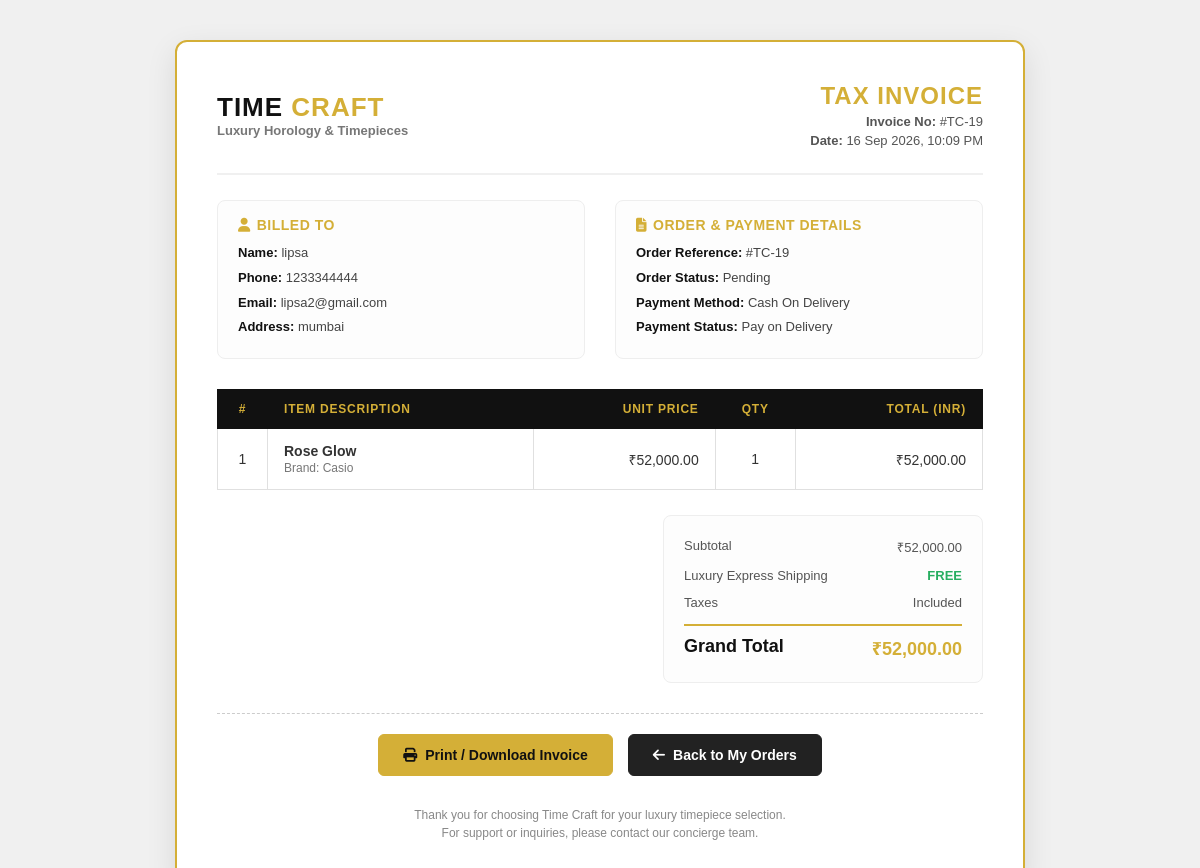
Page /invoice.php?id=19 (signed in) on the committed database.
### tables this page shows
CREATE TABLE `order` (
  `id` int(10) NOT NULL,
  `customer_name` varchar(100) NOT NULL,
  `email` varchar(100) NOT NULL,
  `phone` varchar(20) NOT NULL,
  `address` text NOT NULL,
  `product_name` varchar(200) NOT NULL,
  `product_price` decimal(10,0) NOT NULL,
  `quantity` int(11) NOT NULL,
  `total_price` decimal(10,0) NOT NULL,
  `payment_method` varchar(50) NOT NULL,
  `order_status` varchar(50) NOT NULL,
  `order_date` timestamp NOT NULL DEFAULT CURRENT_TIMESTAMP ON UPDATE CURRENT_TIMESTAMP,
  `admin_deleted` tinyint(1) NOT NULL DEFAULT '0'
);

CREATE TABLE `product` (
  `id` int(11) NOT NULL,
  `product_name` varchar(100) NOT NULL,
  `brand` varchar(50) NOT NULL,
  `price` decimal(12,2) NOT NULL,
  `image` varchar(255) NOT NULL,
  `collection` varchar(255) NOT NULL,
  `stock` int(11) NOT NULL
);

### invoice.php (the view, shortened to what this page needs)
<?php
include("conn.php");
$order_id = intval($_GET['id']);
$query = mysqli_query($conn, "
    SELECT
        o.*,
        p.brand AS product_brand,
        p.image AS product_image
    FROM `order` AS o
    LEFT JOIN product AS p
        ON TRIM(LOWER(p.product_name)) = TRIM(LOWER(o.product_name))
    WHERE o.id = '$order_id'
    LIMIT 1
");
$order = mysqli_fetch_assoc($query);
$formatted_order_date = !empty($order['order_date']) ? date("d M Y, h:i A", strtotime($order['order_date'])) : 'N/A';
?>
<!DOCTYPE html>
<html lang="en">
<head>
    <link rel="stylesheet" href="https://cdnjs.cloudflare.com/ajax/libs/font-awesome/6.7.2/css/all.min.css">
</head>
<body>
<div class="invoice-card">
    <div class="invoice-header">
        <div class="brand-info">
            <div class="brand-title">
                <h1>TIME <span>CRAFT</span></h1>
                <p>Luxury Horology & Timepieces</p>
            </div>
        </div>
        <div class="invoice-title-block">
            <h2>Tax Invoice</h2>
            <p><strong>Invoice No:</strong> #TC-<?php echo htmlspecialchars($order['id']); ?></p>
            <p><strong>Date:</strong> <?php echo htmlspecialchars($formatted_order_date); ?></p>
        </div>
    </div>
    <div class="meta-grid">
        <div class="meta-box">
            <h3><i class="fa-solid fa-user"></i> Billed To</h3>
            <p><strong>Name:</strong> <?php echo htmlspecialchars($order['customer_name'] ?? 'Customer'); ?></p>
            <p><strong>Phone:</strong> <?php echo htmlspecialchars($order['phone'] ?? 'N/A'); ?></p>
            <p><strong>Email:</strong> <?php echo htmlspecialchars($order['email'] ?? 'N/A'); ?></p>
            <p><strong>Address:</strong> <?php echo nl2br(htmlspecialchars($order['address'] ?? 'N/A')); ?></p>
        </div>
        <div class="meta-box">
            <h3><i class="fa-solid fa-file-lines"></i> Order & Payment Details</h3>
            <p><strong>Order Reference:</strong> #TC-<?php echo htmlspecialchars($order['id']); ?></p>
            <p><strong>Order Status:</strong> <?php echo htmlspecialchars($order['order_status'] ?? 'Pending'); ?></p>
            <p><strong>Payment Method:</strong> <?php echo htmlspecialchars($order['payment_method'] ?? 'Cash On Delivery'); ?></p>
            <p><strong>Payment Status:</strong> <?php echo strtolower($order['order_status'] ?? '') === 'delivered' ? 'Paid' : 'Pay on Delivery'; ?></p>
        </div>
    </div>
    <table class="invoice-table">
        <thead>
            <tr>
                <th style="width: 50px;" class="text-center">#</th>
                <th>Item Description</th>
                <th class="text-right">Unit Price</th>
                <th class="text-center" style="width: 80px;">Qty</th>
                <th class="text-right">Total (INR)</th>
            </tr>
        </thead>
        <tbody>
            <tr>
                <td class="text-center">1</td>
                <td>
                    <strong><?php echo htmlspecialchars($order['product_name']); ?></strong>
                    <?php if (!empty($order['product_brand'])) { ?>
                        <br><span style="font-size: 12px; color: #777;">Brand: <?php echo htmlspecialchars($order['product_brand']); ?></span>
                    <?php } ?>
                </td>
                <td class="text-right">&#8377;<?php echo number_format((float)($order['product_price'] ?? 0), 2); ?></td>
                <td class="text-center"><?php echo intval($order['quantity'] ?? 1); ?></td>
                <td class="text-right">&#8377;<?php echo number_format((float)($order['total_price'] ?? 0), 2); ?></td>
            </tr>
        </tbody>
    </table>
    <div class="total-section">
        <div class="total-box">
            <div class="total-line">
                <span>Subtotal</span>
                <span>&#8377;<?php echo number_format((float)($order['total_price'] ?? 0), 2); ?></span>
            </div>
            <div class="total-line">
                <span>Luxury Express Shipping</span>
                <span style="color: #27ae60; font-weight: bold;">FREE</span>
            </div>
            <div class="total-line">
                <span>Taxes</span>
                <span>Included</span>
            </div>
            <div class="total-line grand">
                <span>Grand Total</span>
                <span class="amt">&#8377;<?php echo number_format((float)($order['total_price'] ?? 0), 2); ?></span>
            </div>
        </div>
    </div>
    <div class="invoice-actions">
        <button onclick="window.print()" class="inv-btn inv-btn-print">
            <i class="fa-solid fa-print"></i> Print / Download Invoice
        </button>
        <a href="my_order.php" class="inv-btn inv-btn-back">
            <i class="fa-solid fa-arrow-left"></i> Back to My Orders
        </a>
    </div>
    <div class="invoice-footer">
        <p>Thank you for choosing Time Craft for your luxury timepiece selection.</p>
        <p>For support or inquiries, please contact our concierge team.</p>
    </div>
</div>
</body>
</html>

### invoice.php (style rules this page uses)
* { margin: 0; padding: 0; box-sizing: border-box; font-family: Arial, "Segoe UI", sans-serif; }
body { background: #f0f0f0; padding: 40px 15px; color: #222; }
.invoice-card { max-width: 850px; margin: auto; background: #ffffff; border: 2px solid #d4af37; border-radius: 12px; padding: 40px; box-shadow: 0 10px 30px rgba(0,0,0,0.1); }
.invoice-header { display: flex; justify-content: space-between; align-items: center; border-bottom: 2px solid #f0f0f0; padding-bottom: 25px; margin-bottom: 25px; }
.brand-info { display: flex; align-items: center; gap: 15px; }
.brand-title h1 { font-size: 26px; font-weight: 800; color: #111; letter-spacing: 1px; }
.brand-title h1 span { color: #d4af37; }
.brand-title p { font-size: 13px; color: #777; font-weight: 600; }
.invoice-title-block { text-align: right; }
.invoice-title-block h2 { font-size: 24px; font-weight: 800; color: #d4af37; text-transform: uppercase; letter-spacing: 1px; }
.invoice-title-block p { font-size: 13px; color: #555; margin-top: 4px; }
.meta-grid { display: grid; grid-template-columns: 1fr 1fr; gap: 30px; margin-bottom: 30px; }
.meta-box { background: #fdfdfd; border: 1px solid #eee; border-radius: 8px; padding: 16px 20px; }
.meta-box h3 { font-size: 14px; font-weight: 700; text-transform: uppercase; color: #d4af37; margin-bottom: 10px; letter-spacing: 0.5px; display: flex; align-items: center; gap: 6px; }
.meta-box p { font-size: 13px; color: #444; line-height: 1.6; margin-bottom: 4px; }
.meta-box p strong { color: #111; }
table.invoice-table { width: 100%; border-collapse: collapse; margin-bottom: 25px; }
table.invoice-table th { background: #111; color: #d4af37; padding: 12px 16px; font-size: 12px; text-transform: uppercase; letter-spacing: 0.8px; text-align: left; border: 1px solid #111; }
table.invoice-table th.text-right { text-align: right; }
table.invoice-table th.text-center { text-align: center; }
table.invoice-table td { padding: 14px 16px; border: 1px solid #e0e0e0; font-size: 14px; color: #333; }
table.invoice-table td.text-right { text-align: right; }
table.invoice-table td.text-center { text-align: center; }
.total-section { display: flex; justify-content: flex-end; margin-bottom: 30px; }
.total-box { width: 320px; background: #fdfdfd; border: 1px solid #eee; border-radius: 8px; padding: 16px 20px; }
.total-line { display: flex; justify-content: space-between; padding: 6px 0; font-size: 13px; color: #555; }
.total-line.grand { border-top: 2px solid #d4af37; margin-top: 8px; padding-top: 10px; font-size: 18px; font-weight: 800; color: #111; }
.total-line.grand span.amt { color: #d4af37; }
.invoice-actions { text-align: center; padding-top: 20px; border-top: 1px dashed #ccc; display: flex; justify-content: center; gap: 15px; flex-wrap: wrap; }
.inv-btn { display: inline-flex; align-items: center; gap: 8px; padding: 12px 24px; border-radius: 6px; font-weight: 700; font-size: 14px; text-decoration: none; cursor: pointer; transition: 0.25s; }
.inv-btn-print { background: #d4af37; color: #111; border: 1px solid #d4af37; }
.inv-btn-back { background: #222; color: #fff; border: 1px solid #222; }
.invoice-footer { margin-top: 30px; text-align: center; color: #888; font-size: 12px; line-height: 1.5; }

### rows in the picture
order: id "19", order_date "16 Sep 2026, 10:09 PM", customer_name "lipsa", phone "1233344444", email "lipsa2@gmail.com", address "mumbai", order_status "Pending", payment_method "Cash On Delivery", product_name "Rose Glow", product.brand "Casio", product_price "52,000.00", quantity "1", total_price "52,000.00"
